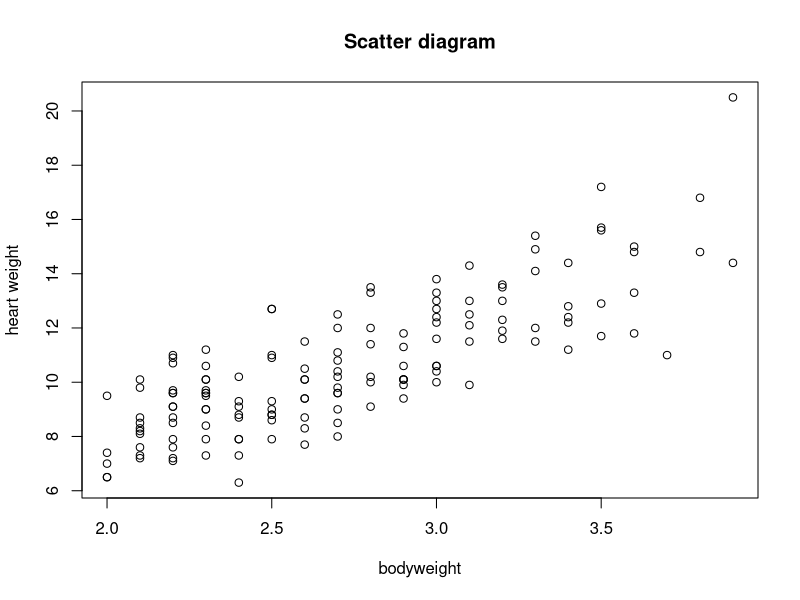
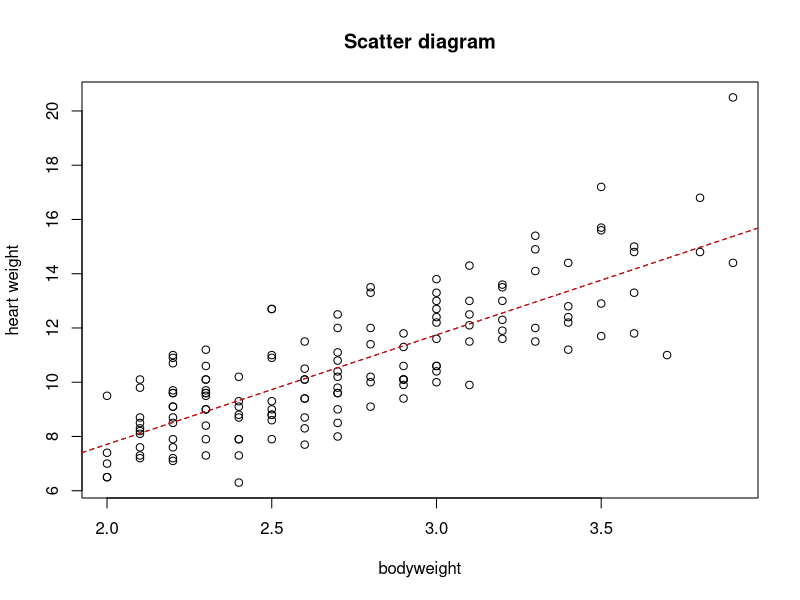
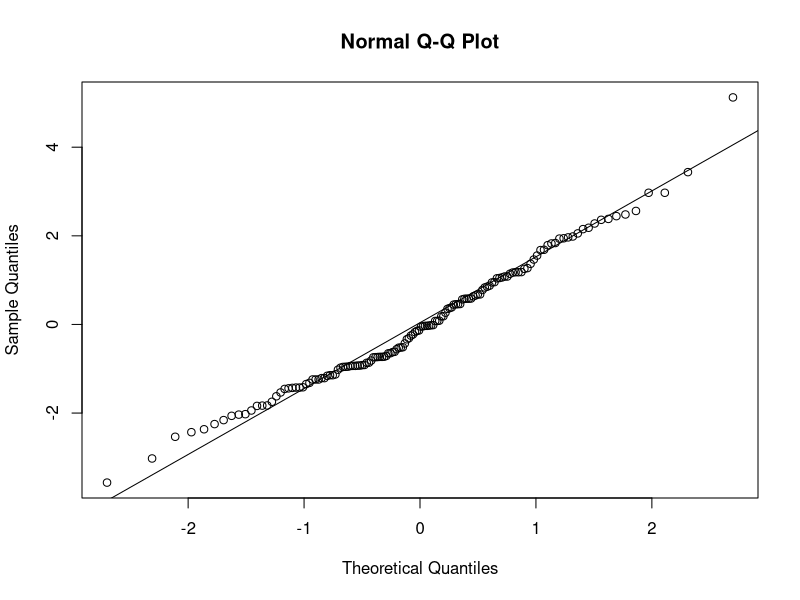
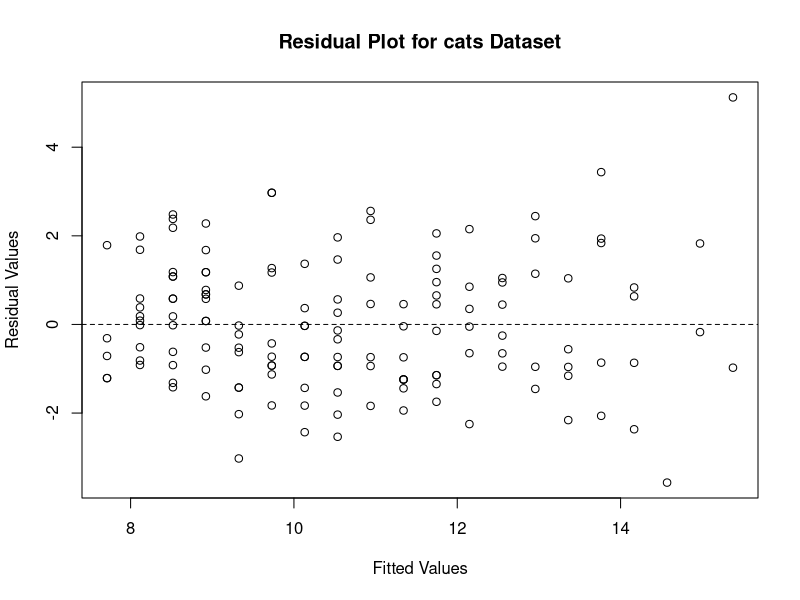
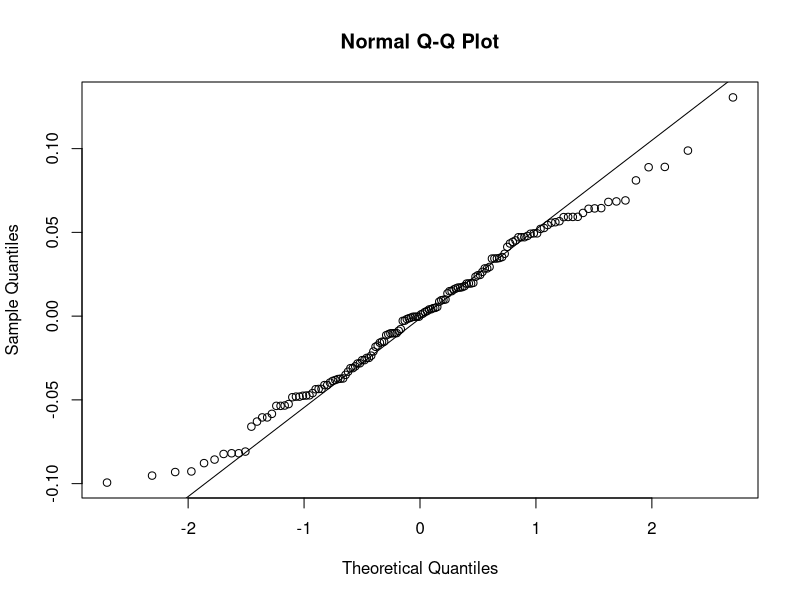
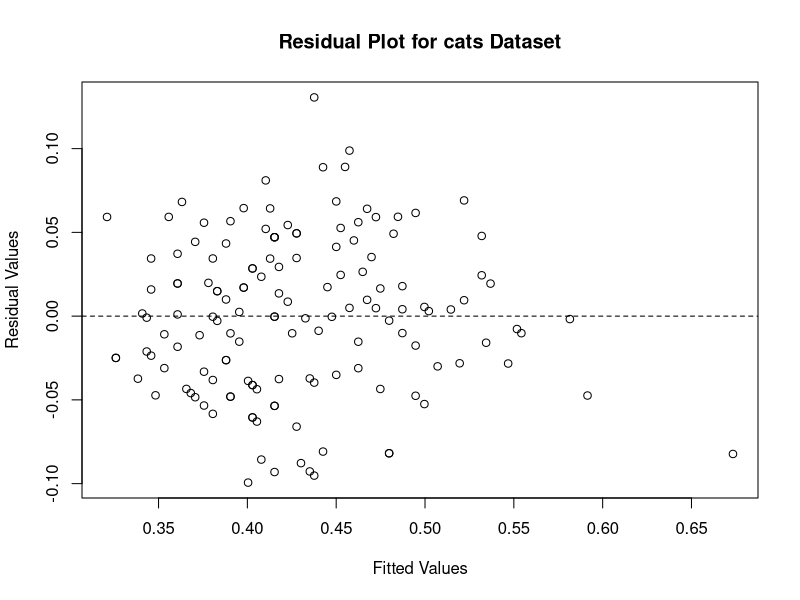
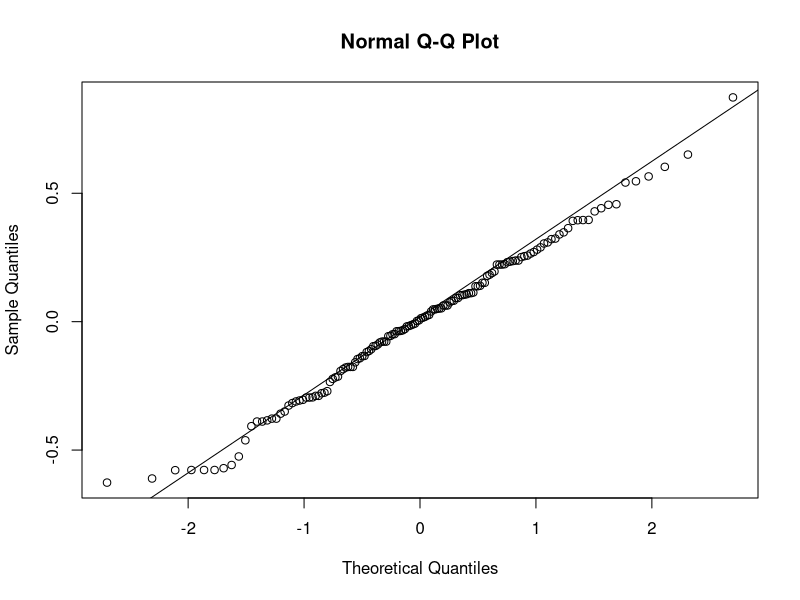
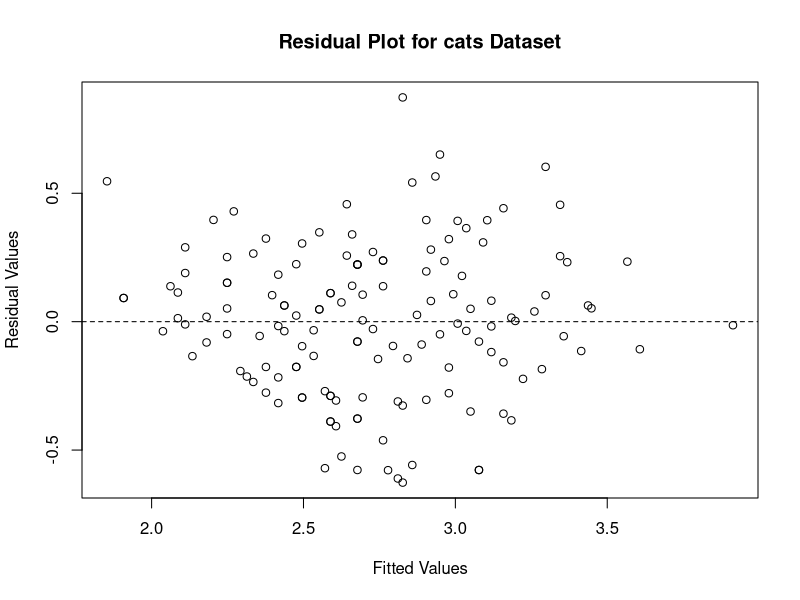

Reproduce these figures in R, in order.
library(MASS)
data(cats, package="MASS")
head(cats)

plot(x=cats$Bwt, y=cats$Hwt, main="Scatter diagram", xlab="bodyweight", ylab="heart weight")
#Yes it would be a good fit there is a linear relationship between body weight and heart weight


model = lm(Hwt ~ Bwt, data = cats)      
model 
summary(model)

b1 = sum((cats$Bwt - mean(cats$Bwt)) * (cats$Hwt - mean(cats$Hwt))) /
  sum((cats$Bwt - mean(cats$Bwt))^2)
b1

b0 = mean(cats$Hwt) - b1*mean(cats$Bwt)
b0

sse <- sum((fitted(model) - cats$Hwt)^2)
sse

# the regression equation is y= -0.357 +4.03x
#b. As body weight increases by 1, the heart weight increases by 4.03 times. 
#c. Yes the RSE is 1.45 which shows a relatively small deviation from the regression line and the p value is < 2.2e-16. 
#d. Yes the overall regression is significant because approximately 65% of the variability in the heart weight variable can be explained by the weight variable.
#d. If the coefficient is significant, it would mean that the overall regression would be significant also. 
#e. RSE=1.452, MSE= 1.452/143=0.0102 , SSE= 299.53
#f. 0.6466^2= 0.418



plot(x=cats$Bwt, y=cats$Hwt, main="Scatter diagram", xlab="bodyweight", ylab="heart weight")
abline(b0, b1, lty = 2)
abline(a=b0, b=b1, lty = 2, col="red")


confint(model)
#95% confident that the confidence interval contains the population mean for the specified values of the Bwt in the model.

#linearity: There is a linear relationship as evident from the r2 value of 0.6466
#constant variances: The variance of the residual is the same across all values of the x axis. 
#normality of error: On the normal probability plot for the error term, the points are near the line. 
#independent error: There is no correlation between residual values and fitted y values. 




qqnorm(model$residuals)
qqline(model$residuals)
#checking for normality of error

plot(model$fitted, model$residuals,
     xlab = "Fitted Values", ylab = "Residual Values",
     main = "Residual Plot for cats Dataset")
abline(h = 0, lty = 2)
#checking for independent error and constant variances

newdata = data.frame(Bwt = c(2.8, 5, 10)) 
predict(model, newdata, interval = "confidence")
#Just because the two variables are highly correlated, it does not mean that Bwt is the cause of Hwt.

log_bwt <- log10(cats$Bwt)
log_hwt <- log10(cats$Hwt)


df1 = data.frame(log_bwt,cats$Hwt) 
head(df1)

df2 = data.frame(cats$Bwt,log_hwt) 
head(df2)

df3= data.frame(log_bwt,log_hwt) 
head(df3)

# model = lm(Hwt ~ Bwt, data = cats)      
# model 
# summary(model)

model = lm(log_bwt ~ cats.Hwt, data = df1)      
model 
summary(model)

qqnorm(model$residuals)
qqline(model$residuals)

plot(model$fitted, model$residuals,
     xlab = "Fitted Values", ylab = "Residual Values",
     main = "Residual Plot for cats Dataset")
abline(h = 0, lty = 2)

model = lm(cats.Bwt ~ log_hwt, data = df2)      
model 
summary(model)

qqnorm(model$residuals)
qqline(model$residuals)

plot(model$fitted, model$residuals,
     xlab = "Fitted Values", ylab = "Residual Values",
     main = "Residual Plot for cats Dataset")
abline(h = 0, lty = 2)

model = lm(log_bwt ~ log_hwt, data = df3)      
model 
summary(model)

qqnorm(model$residuals)
qqline(model$residuals)

plot(model$fitted, model$residuals,
     xlab = "Fitted Values", ylab = "Residual Values",
     main = "Residual Plot for cats Dataset")
abline(h = 0, lty = 2)

#cats.Bwt ~ log_hwt produces the highest R squared value, which would mean that the model is best able to predict the variable. 
